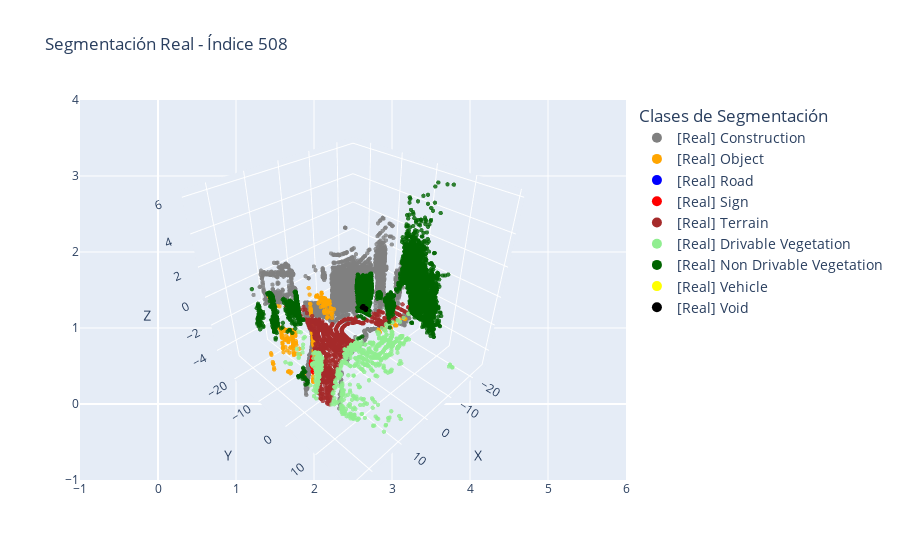
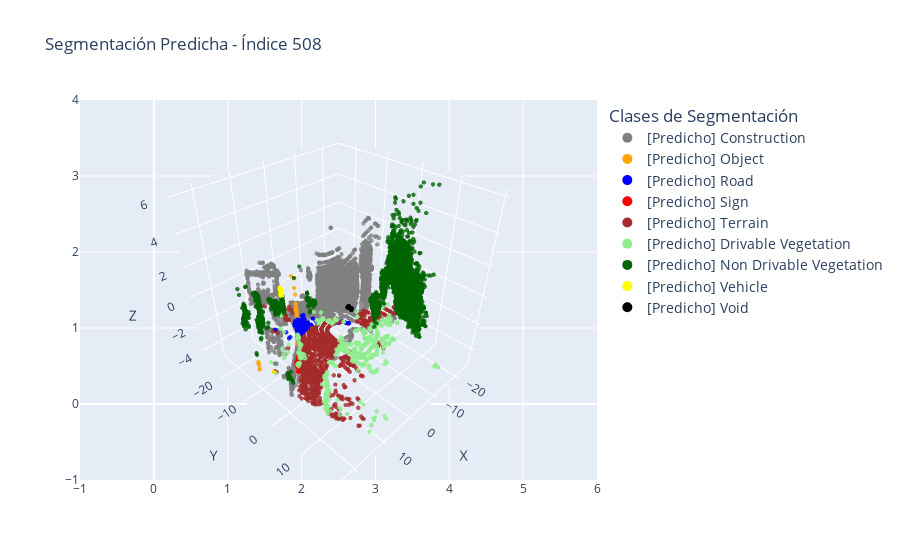

Here is the notebook cell these charts were saved with, in order:
### Code cell
visualizar_comparacion_segmentacion(all_points, all_labels, all_preds, indice=508)

### Figure 1 — Plotly figure (JSON) as saved in the notebook; plotly's stock layout.template omitted (floating-point values rounded to 4 significant figures; data arrays with more than 128 entries replaced by an {"elided": "..."} marker saying what was removed)
{"data": [{"marker": {"color": "gray", "opacity": 0.8, "size": 1.5}, "mode": "markers", "name": "[Real] Construction", "showlegend": false, "type": "scatter3d", "x": {"elided": "8070 float values"}, "y": {"elided": "8070 float values"}, "z": {"elided": "8070 float values"}}, {"marker": {"color": "orange", "opacity": 0.8, "size": 1.5}, "mode": "markers", "name": "[Real] Object", "showlegend": false, "type": "scatter3d", "x": {"elided": "448 float values"}, "y": {"elided": "448 float values"}, "z": {"elided": "448 float values"}}, {"marker": {"color": "red", "opacity": 0.8, "size": 1.5}, "mode": "markers", "name": "[Real] Sign", "showlegend": false, "type": "scatter3d", "x": [21.9, 21.98, 21.81, 21.9, 21.99, 21.86, 21.82, 21.84, 21.86, 21.78, 21.83, 21.79, 21.87, 21.87, 21.91, 21.84, 21.85, 21.88, 21.81, 21.82, 21.82, 21.84, 21.94, 21.81, 21.8, 21.92, 21.82], "y": [5.812, 6.369, 6.004, 5.823, 6.354, 6.211, 5.919, 6.217, 6.203, 6.021, 6.238, 6.488, 6.37, 6.337, 6.32, 6.217, 6.134, 6.068, 6.266, 6.46, 6.171, 6.229, 6.253, 6.553, 6.339, 6.265, 6.584], "z": [-0.2215, -0.7072, -0.04737, -0.352, -0.6633, -0.2658, -0.04733, -0.09115, 0.08328, -0.3945, -0.003973, -0.003979, -0.1789, -0.3537, -0.398, 0.2576, -0.4397, -0.2219, -0.04752, -0.2661, -0.1346, 0.1268, -0.661, -0.3976, -0.1347, -0.7045, -0.3541]}, {"marker": {"color": "brown", "opacity": 0.8, "size": 1.5}, "mode": "markers", "name": "[Real] Terrain", "showlegend": false, "type": "scatter3d", "x": {"elided": "1008 float values"}, "y": {"elided": "1008 float values"}, "z": {"elided": "1008 float values"}}, {"marker": {"color": "lightgreen", "opacity": 0.8, "size": 1.5}, "mode": "markers", "name": "[Real] Drivable Vegetation", "showlegend": false, "type": "scatter3d", "x": {"elided": "741 float values"}, "y": {"elided": "741 float values"}, "z": {"elided": "741 float values"}}, {"marker": {"color": "darkgreen", "opacity": 0.8, "size": 1.5}, "mode": "markers", "name": "[Real] Non Drivable Vegetation", "showlegend": false, "type": "scatter3d", "x": {"elided": "6040 float values"}, "y": {"elided": "6040 float values"}, "z": {"elided": "6040 float values"}}, {"marker": {"color": "black", "opacity": 0.8, "size": 1.5}, "mode": "markers", "name": "[Real] Void", "showlegend": false, "type": "scatter3d", "x": [-1.189, -1.154, -1.191, -1.136, -1.058, -1.128, -1.12, -1.254, -1.177, -1.181, -1.28, -1.142, -1.158, -1.18, -1.165, -1.088, -1.109, -1.08, -1.125, -1.03, -1.129, -1.097, -1.206, -1.346, -1.311, -1.332, -0.9863, -1.121, -1.097, -1.038, -1.251, -1.206, -1.178, -1.103, -1.083, -1.197, -1.05, -1.162, -1.185, -1.172, -1.149, -1.181, -1.151, -1.229, -1.257, -1.015, -1.089, -1.109, -1.146, -1.166], "y": [0.2082, -0.1503, 0.3563, 0.2509, -0.2539, 0.4681, -0.2033, -0.5843, 0.3899, 0.1404, 0.4731, 0.2742, -0.06961, -0.06659, -0.1735, -0.4797, -0.3632, -0.2015, -0.1718, -0.2276, -0.1137, 0.5221, -0.05034, 0.3776, 0.4414, -0.5056, -0.6108, 0.3623, -0.2749, -0.6167, -0.5995, 0.4593, 0.1618, 0.4719, -0.3853, 0.1243, -0.2848, 0.05624, 0.02669, -0.07478, 0.3207, 0.1931, 0.2498, -0.02895, -0.6373, -0.2874, -0.3434, 0.513, -0.3097, 0.3394], "z": [-0.5629, -0.5426, -0.5798, -0.5426, -0.5071, -0.5697, -0.4049, -0.492, -0.5781, -0.5545, -0.4853, -0.5477, -0.541, -0.5511, -0.5494, -0.5545, -0.5443, -0.5122, -0.5308, -0.4919, -0.5291, -0.5663, -0.5629, -0.4974, -0.492, -0.5068, -0.541, -0.5494, -0.4022, -0.5629, -0.4933, -0.6018, -0.5545, -0.5595, -0.5359, -0.5612, -0.5071, -0.5426, -0.5528, -0.5477, -0.5562, -0.5579, -0.5494, -0.5731, -0.5014, -0.4919, -0.5325, -0.5697, -0.4223, -0.5663]}, {"marker": {"color": "gray", "size": 10}, "mode": "markers", "name": "[Real] Construction", "showlegend": true, "type": "scatter", "x": [null], "y": [null]}, {"marker": {"color": "orange", "size": 10}, "mode": "markers", "name": "[Real] Object", "showlegend": true, "type": "scatter", "x": [null], "y": [null]}, {"marker": {"color": "blue", "size": 10}, "mode": "markers", "name": "[Real] Road", "showlegend": true, "type": "scatter", "x": [null], "y": [null]}, {"marker": {"color": "red", "size": 10}, "mode": "markers", "name": "[Real] Sign", "showlegend": true, "type": "scatter", "x": [null], "y": [null]}, {"marker": {"color": "brown", "size": 10}, "mode": "markers", "name": "[Real] Terrain", "showlegend": true, "type": "scatter", "x": [null], "y": [null]}, {"marker": {"color": "lightgreen", "size": 10}, "mode": "markers", "name": "[Real] Drivable Vegetation", "showlegend": true, "type": "scatter", "x": [null], "y": [null]}, {"marker": {"color": "darkgreen", "size": 10}, "mode": "markers", "name": "[Real] Non Drivable Vegetation", "showlegend": true, "type": "scatter", "x": [null], "y": [null]}, {"marker": {"color": "yellow", "size": 10}, "mode": "markers", "name": "[Real] Vehicle", "showlegend": true, "type": "scatter", "x": [null], "y": [null]}, {"marker": {"color": "black", "size": 10}, "mode": "markers", "name": "[Real] Void", "showlegend": true, "type": "scatter", "x": [null], "y": [null]}], "layout": {"legend": {"font": {"size": 14}, "title": {"text": "Clases de Segmentación"}}, "scene": {"xaxis": {"title": {"text": "X"}}, "yaxis": {"title": {"text": "Y"}}, "zaxis": {"title": {"text": "Z"}}}, "title": {"text": "Segmentación Real - Índice 508"}}}

### Figure 2 — Plotly figure (JSON) as saved in the notebook; plotly's stock layout.template omitted (floating-point values rounded to 4 significant figures; data arrays with more than 128 entries replaced by an {"elided": "..."} marker saying what was removed)
{"data": [{"marker": {"color": "gray", "opacity": 0.8, "size": 1.5}, "mode": "markers", "name": "[Predicho] Construction", "showlegend": false, "type": "scatter3d", "x": {"elided": "10188 float values"}, "y": {"elided": "10188 float values"}, "z": {"elided": "10188 float values"}}, {"marker": {"color": "orange", "opacity": 0.8, "size": 1.5}, "mode": "markers", "name": "[Predicho] Object", "showlegend": false, "type": "scatter3d", "x": [15.98, 15.97, 15.82, 16.07, 15.09, 15.98, 16.02, 15.93, 16.05, 15.88, 24.04, 24.12, 15.91, 14.98, 15.97, 15.09, 15.9, 16.02, 16.08, 16.08, 15.9, 16.07, 15.81, 15.92, 15.76, 16.05, 16.07, 15.93, 16.0, 15.88, 15.97, 15.97, 15.99, 15.85, 24.1, 16.05, 16.01, 16.06, 15.72, 15.99, 16.02, 16.0, 15.91, 24.15, 15.96, 16.0, 15.99, 15.92, 5.939, 16.04, 15.21, 21.92, 16.04, 15.98, 15.97, 16.09, 15.26, 15.99, 16.05, 15.9, 24.1, 16.1], "y": [0.304, 0.2537, -0.05799, 0.2272, -0.7248, 0.3544, 0.1985, 0.2253, 0.1989, -0.06651, -4.295, -4.231, 0.04998, -0.8009, 0.1645, -0.7669, -0.008324, 0.3441, 0.3901, 0.4633, 0.08047, 0.2721, -0.2097, 0.1751, -0.9885, 0.2129, 0.331, 0.139, 0.2262, -0.02217, 0.2454, 0.3094, 0.1172, -0.008299, -4.319, 0.3839, 0.2851, 0.2663, -0.118, 0.187, 0.1482, 0.2123, 0.08055, -4.262, 0.1699, 0.3239, 0.2372, 0.02223, 3.788, 0.3752, -0.6588, 6.265, 0.3472, 0.2511, 0.2509, 0.2388, -0.6183, 0.2484, 0.2717, 0.1471, -4.214, 0.4638], "z": [0.3962, -0.2788, 2.345, -0.3423, -0.1187, -0.03348, -0.0643, 0.8853, -0.311, 1.803, -2.072, -1.652, 1.314, -0.6079, 0.1505, -0.1767, 1.313, -0.3413, -0.4969, -0.59, 1.159, -0.744, 2.703, 1.514, 3.284, -0.2493, -0.744, 1.444, 0.1508, 1.593, 0.05855, 0.2732, 3.325, 1.8, -1.652, -0.6506, 0.6432, -0.7124, 3.27, 0.0586, 0.08949, -0.002801, 1.443, -1.513, 0.5491, 0.08936, 0.8575, 1.443, -1.286, -0.0644, 0.4944, -0.7045, -0.6809, 0.5191, 0.02788, -0.6212, 0.9074, 0.7038, -0.4959, 0.8223, -1.934, -0.8385]}, {"marker": {"color": "blue", "opacity": 0.8, "size": 1.5}, "mode": "markers", "name": "[Predicho] Road", "showlegend": false, "type": "scatter3d", "x": {"elided": "159 float values"}, "y": {"elided": "159 float values"}, "z": {"elided": "159 float values"}}, {"marker": {"color": "red", "opacity": 0.8, "size": 1.5}, "mode": "markers", "name": "[Predicho] Sign", "showlegend": false, "type": "scatter3d", "x": [21.9, 21.98, 21.81, 21.9, 21.99, 21.86, 21.82, 21.84, 21.86, 21.78, 21.83, 21.79, 21.87, 21.87, 21.91, 21.84, 21.85, 21.88, 21.81, 21.82, 21.82, 21.84, 21.94, 21.81, 21.8, 21.82], "y": [5.812, 6.369, 6.004, 5.823, 6.354, 6.211, 5.919, 6.217, 6.203, 6.021, 6.238, 6.488, 6.37, 6.337, 6.32, 6.217, 6.134, 6.068, 6.266, 6.46, 6.171, 6.229, 6.253, 6.553, 6.339, 6.584], "z": [-0.2215, -0.7072, -0.04737, -0.352, -0.6633, -0.2658, -0.04733, -0.09115, 0.08328, -0.3945, -0.003973, -0.003979, -0.1789, -0.3537, -0.398, 0.2576, -0.4397, -0.2219, -0.04752, -0.2661, -0.1346, 0.1268, -0.661, -0.3976, -0.1347, -0.3541]}, {"marker": {"color": "brown", "opacity": 0.8, "size": 1.5}, "mode": "markers", "name": "[Predicho] Terrain", "showlegend": false, "type": "scatter3d", "x": {"elided": "1181 float values"}, "y": {"elided": "1181 float values"}, "z": {"elided": "1181 float values"}}, {"marker": {"color": "lightgreen", "opacity": 0.8, "size": 1.5}, "mode": "markers", "name": "[Predicho] Drivable Vegetation", "showlegend": false, "type": "scatter3d", "x": {"elided": "569 float values"}, "y": {"elided": "569 float values"}, "z": {"elided": "569 float values"}}, {"marker": {"color": "darkgreen", "opacity": 0.8, "size": 1.5}, "mode": "markers", "name": "[Predicho] Non Drivable Vegetation", "showlegend": false, "type": "scatter3d", "x": {"elided": "4114 float values"}, "y": {"elided": "4114 float values"}, "z": {"elided": "4114 float values"}}, {"marker": {"color": "yellow", "opacity": 0.8, "size": 1.5}, "mode": "markers", "name": "[Predicho] Vehicle", "showlegend": false, "type": "scatter3d", "x": [5.639, 6.111, 5.973, 5.75, 5.644, 5.618, 5.884, 5.531, 5.928, 5.696, 5.808, 6.019, 5.67, 5.973, 5.8, 5.546, 6.159, 5.59, 6.111, 5.578, 5.595, 5.751, 23.63, 5.905, 5.443, 5.74, 5.641, 5.85, 5.948, 5.813, 6.134, 5.872, 6.307, 6.12, 5.766], "y": [-17.09, -16.78, -16.78, -16.83, -16.98, -17.23, -16.81, -17.4, -16.66, -16.82, -16.9, -16.56, -17.21, -16.65, -16.68, -17.32, -16.78, -17.12, -16.72, -17.32, -17.19, -16.8, 0.1732, -16.72, -17.68, -16.91, -17.34, -17.1, -16.56, -16.64, -16.53, -16.45, -16.59, -16.81, -16.74], "z": [-0.7291, -0.5862, -0.482, -0.5155, -0.9662, -0.56, -0.5162, -0.7398, -0.7503, -0.9243, -0.4834, -0.9175, -0.5252, -0.8185, -0.8515, -0.702, -0.5523, -0.6605, -0.5842, -0.8422, -0.802, -0.5487, -1.503, -0.5821, -0.9987, -0.5862, -0.5285, -0.4543, -0.9158, -0.7821, -0.4432, -0.9431, -0.9237, -0.484, -0.6832]}, {"marker": {"color": "black", "opacity": 0.8, "size": 1.5}, "mode": "markers", "name": "[Predicho] Void", "showlegend": false, "type": "scatter3d", "x": [-1.189, -1.154, -1.191, -1.136, -1.058, -1.128, -1.12, -1.254, -1.177, -1.181, -1.28, -1.142, -1.158, -1.18, -1.165, -1.088, -1.109, -1.08, -1.125, -1.03, -1.129, -1.097, -1.206, -1.346, -1.311, -1.332, -0.9863, -1.121, -1.097, -1.038, -1.251, -1.206, -1.178, -1.103, -1.083, -1.197, -1.05, -1.162, -1.185, -1.172, -1.149, -1.181, -1.151, -1.229, -1.257, -1.015, -1.089, -1.109, -1.146, -1.166], "y": [0.2082, -0.1503, 0.3563, 0.2509, -0.2539, 0.4681, -0.2033, -0.5843, 0.3899, 0.1404, 0.4731, 0.2742, -0.06961, -0.06659, -0.1735, -0.4797, -0.3632, -0.2015, -0.1718, -0.2276, -0.1137, 0.5221, -0.05034, 0.3776, 0.4414, -0.5056, -0.6108, 0.3623, -0.2749, -0.6167, -0.5995, 0.4593, 0.1618, 0.4719, -0.3853, 0.1243, -0.2848, 0.05624, 0.02669, -0.07478, 0.3207, 0.1931, 0.2498, -0.02895, -0.6373, -0.2874, -0.3434, 0.513, -0.3097, 0.3394], "z": [-0.5629, -0.5426, -0.5798, -0.5426, -0.5071, -0.5697, -0.4049, -0.492, -0.5781, -0.5545, -0.4853, -0.5477, -0.541, -0.5511, -0.5494, -0.5545, -0.5443, -0.5122, -0.5308, -0.4919, -0.5291, -0.5663, -0.5629, -0.4974, -0.492, -0.5068, -0.541, -0.5494, -0.4022, -0.5629, -0.4933, -0.6018, -0.5545, -0.5595, -0.5359, -0.5612, -0.5071, -0.5426, -0.5528, -0.5477, -0.5562, -0.5579, -0.5494, -0.5731, -0.5014, -0.4919, -0.5325, -0.5697, -0.4223, -0.5663]}, {"marker": {"color": "gray", "size": 10}, "mode": "markers", "name": "[Predicho] Construction", "showlegend": true, "type": "scatter", "x": [null], "y": [null]}, {"marker": {"color": "orange", "size": 10}, "mode": "markers", "name": "[Predicho] Object", "showlegend": true, "type": "scatter", "x": [null], "y": [null]}, {"marker": {"color": "blue", "size": 10}, "mode": "markers", "name": "[Predicho] Road", "showlegend": true, "type": "scatter", "x": [null], "y": [null]}, {"marker": {"color": "red", "size": 10}, "mode": "markers", "name": "[Predicho] Sign", "showlegend": true, "type": "scatter", "x": [null], "y": [null]}, {"marker": {"color": "brown", "size": 10}, "mode": "markers", "name": "[Predicho] Terrain", "showlegend": true, "type": "scatter", "x": [null], "y": [null]}, {"marker": {"color": "lightgreen", "size": 10}, "mode": "markers", "name": "[Predicho] Drivable Vegetation", "showlegend": true, "type": "scatter", "x": [null], "y": [null]}, {"marker": {"color": "darkgreen", "size": 10}, "mode": "markers", "name": "[Predicho] Non Drivable Vegetation", "showlegend": true, "type": "scatter", "x": [null], "y": [null]}, {"marker": {"color": "yellow", "size": 10}, "mode": "markers", "name": "[Predicho] Vehicle", "showlegend": true, "type": "scatter", "x": [null], "y": [null]}, {"marker": {"color": "black", "size": 10}, "mode": "markers", "name": "[Predicho] Void", "showlegend": true, "type": "scatter", "x": [null], "y": [null]}], "layout": {"legend": {"font": {"size": 14}, "title": {"text": "Clases de Segmentación"}}, "scene": {"xaxis": {"title": {"text": "X"}}, "yaxis": {"title": {"text": "Y"}}, "zaxis": {"title": {"text": "Z"}}}, "title": {"text": "Segmentación Predicha - Índice 508"}}}
